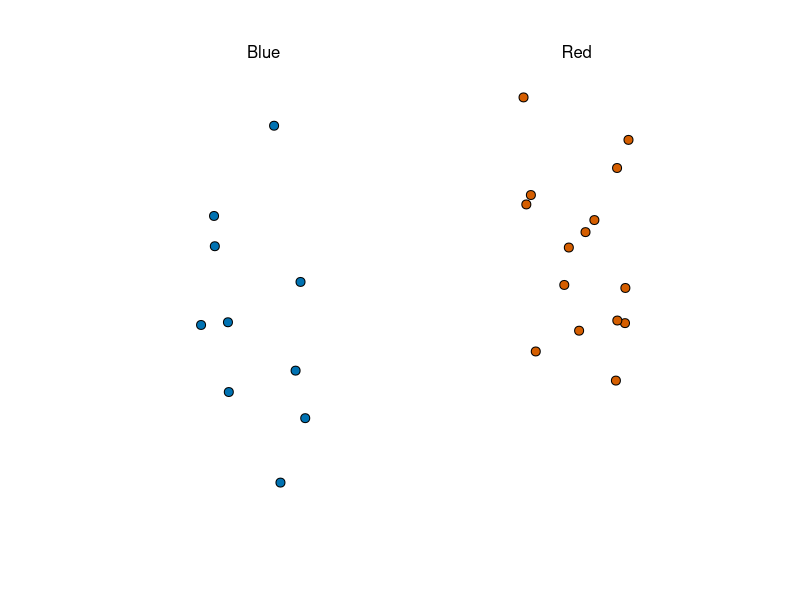
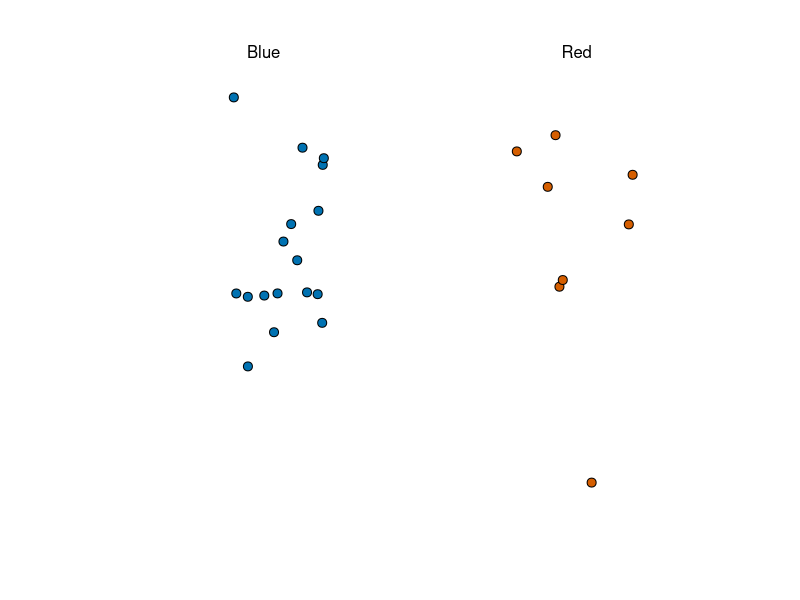
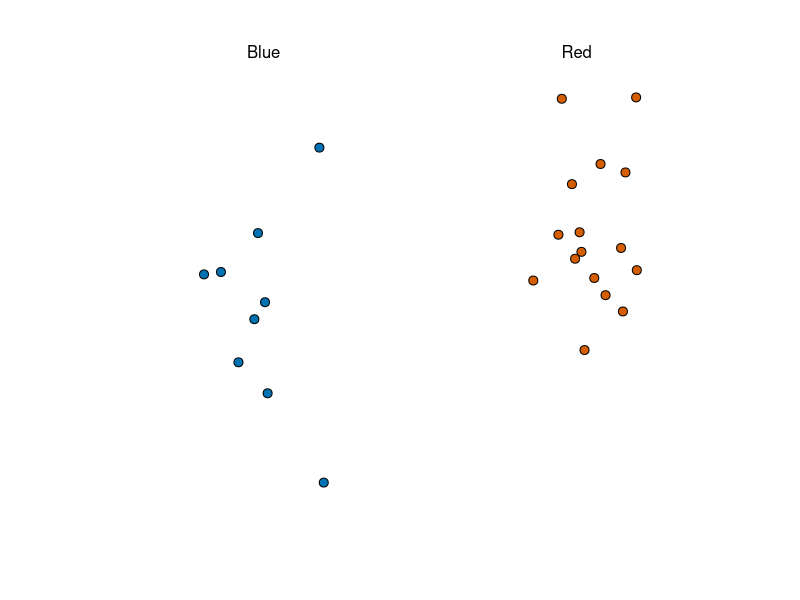
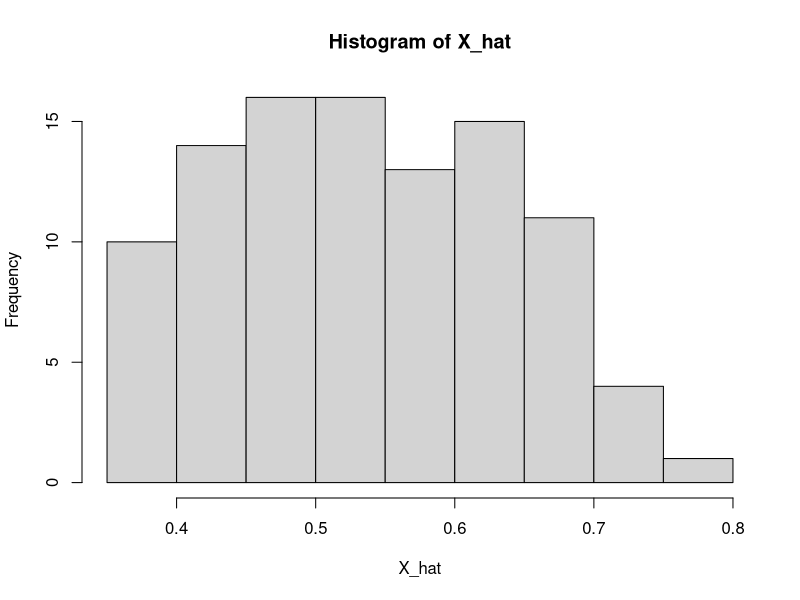

R code for these plots, in order: (Note: this script raises an error after producing the figures.)
library (tidyverse)
library (dslabs)
ds_theme_set()
take_poll(25)
take_poll(25)
take_poll(25)

# Suppose we want to caculate the Standard Error & Margin of Error for a poll result
# with 20 people polling, here we assume that the propotion of party A getting vote is 0.48
N <- 20
p <- 0.48
se <- sqrt (p*(1-p)/N)
print (se)
print (se*100)

# We will run a Monte Carlo Simulation to see if we get similar results.
p <- 0.45
B <- 100
N <- 20
X_hat = replicate(B, {
  X <- sample(c(0,1), N, replace=TRUE, prob=c(p,1-p))
  mean (X)
})
x_avg = mean (X_hat)
print (x_avg)

x_se = sqrt (p*(1-p)/N)
print (x_se)

hist (X_hat)
qqplot(X_hat)

# Consider following experiment
# From a population we draw a sample of size N, call that random variable X
# X = 1 with p=0.45
# X = 0 with p=1-p, .55
# From that sample we get some estimated average value of X
# We eventually would want to predict 'p' through X

p <- 0.45
N <- 100 

print_interval <- function (){
  X <- sample (c(1,0), N, prob=c(p, 1-p), replace=TRUE)
  mean <- mean (X)
  sd <- sd (X)
  se <- sqrt (p*(1-p)/N)
  
  cat ('mean is ',mean)
  cat ('sd is ', sd)
  cat ('se is ', se)
  cat ('95% confidence interval is (', (mean-2*se),',',(mean+2*se),')')
}

print_interval()
print_interval()


###Sample 2:
d <- 0.039 # spread is known, d=2p-1 hence p=(d+1)/2
p <- (d+1)/2
N <- c(1298)

confidence_intervals_a1 <- sapply(N, function(N){
  X = sample (c(0,1), size=N, prob = c(p,1-p), replace=TRUE)
  X_hat = mean (X)
  X_se = sqrt (X_hat * (1-X_hat)/N)
  2*c(X_hat-2*X_se, X_hat+2*X_se) -1
})
print (confidence_intervals_a1)
